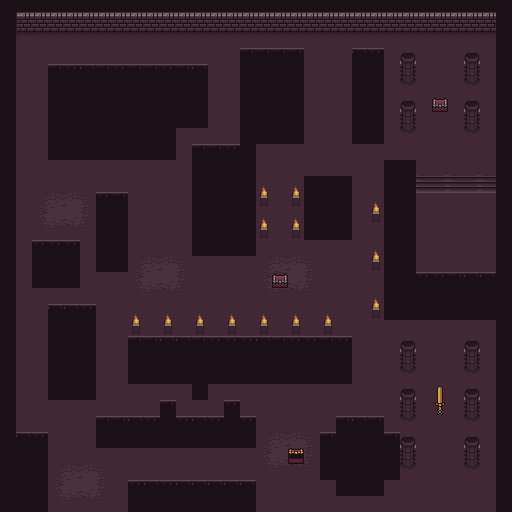

Rendered tile map (Tiled .tmx) drawn with the repository's tilesets; below, a short description and the map source with its tile grids summarised:
An orthogonal 32x32 tile map with 16x16 px tiles, 4 tile layers (Tile Layer 1, decor, Walls, obj tiles) and 57 objects (20x void, 13x wall, 9x goblin, 7x torch 1, 3x goblin2, ...).

<map version="1.4" tiledversion="1.4.1" orientation="orthogonal" renderorder="right-down" width="32" height="32" tilewidth="16" tileheight="16" infinite="0" nextlayerid="9" nextobjectid="86">
 <properties>
  <property name="convert" type="bool" value="true" />
  <property name="gameId" value="dungeonTest" />
 </properties>
 <tileset firstgid="1" source="dungeon basics.tsx" />
 <layer id="1" name="Tile Layer 1" width="32" height="32">
  <data>[1024 cells, 1024 non-empty, 18 distinct tile ids]</data>
 </layer>
 <layer id="5" name="decor" width="32" height="32">
  <data>[1024 cells, 106 non-empty, 6 distinct tile ids]</data>
 </layer>
 <layer id="4" name="Walls" width="32" height="32">
  <data>[1024 cells, 119 non-empty, 8 distinct tile ids]</data>
 </layer>
 <objectgroup id="7" name="obstacles">
  <object id="3" name="void" x="48" y="64" width="128" height="96" />
  <object id="4" name="void" x="176" y="64" width="32" height="64" />
  <object id="6" name="void" x="240" y="48" width="64" height="96" />
  <object id="7" name="void" x="192" y="144" width="64" height="112" />
  <object id="8" name="void" x="352" y="48" width="32" height="96" />
  <object id="9" name="void" x="304" y="176" width="48" height="64" />
  <object id="10" name="void" x="384" y="160" width="32" height="160" />
  <object id="11" name="void" x="416" y="272" width="80" height="48" />
  <object id="12" name="void" x="128" y="333" width="224" height="48" />
  <object id="13" name="void" x="32" y="240" width="48" height="48" />
  <object id="14" name="void" x="96" y="192" width="32" height="80" />
  <object id="15" name="void" x="48" y="304" width="48" height="96" />
  <object id="16" name="void" x="96" y="416" width="160" height="32" />
  <object id="17" name="void" x="128" y="480" width="128" height="32" />
  <object id="18" name="void" x="320" y="432" width="80" height="48" />
  <object id="19" name="void" x="336" y="416" width="48" height="80" />
  <object id="20" name="void" x="0" y="432" width="48" height="80" />
  <object id="21" name="void" x="0" y="0" width="16" height="432" />
  <object id="22" name="void" x="16" y="0" width="496" height="12" />
  <object id="23" name="void" x="496" y="12" width="16" height="500" />
  <object id="25" name="wall" x="400" y="52" width="16" height="32" />
  <object id="27" name="wall" x="464" y="52" width="16" height="32" />
  <object id="28" name="wall" x="400" y="100" width="16" height="32" />
  <object id="29" name="wall" x="464" y="100" width="16" height="32" />
  <object id="30" name="wall" x="400" y="340" width="16" height="32" />
  <object id="31" name="wall" x="464" y="340" width="16" height="32" />
  <object id="32" name="wall" x="400" y="388" width="16" height="32" />
  <object id="33" name="wall" x="464" y="388" width="16" height="32" />
  <object id="34" name="wall" x="464" y="436" width="16" height="32" />
  <object id="35" name="wall" x="400" y="436" width="16" height="32" />
  <object id="37" name="wall" x="16" y="12" width="480" height="20" />
  <object id="39" name="player" x="32" y="48" width="16" height="16" />
  <object id="41" x="144" y="296">
   <point />
  </object>
  <object id="45" name="torch 1" x="131.75" y="313.875" width="8.5" height="20.125" />
  <object id="46" name="torch 1" x="163.688" y="314" width="8.5" height="20.125" />
  <object id="47" name="torch 1" x="195.688" y="313.938" width="8.5" height="20.125" />
  <object id="48" name="torch 1" x="227.75" y="314.063" width="8.5" height="20.125" />
  <object id="49" name="torch 1" x="260" y="313.813" width="8.5" height="20.125" />
  <object id="50" name="torch 1" x="291.625" y="313.938" width="8.5" height="20.125" />
  <object id="51" name="torch 1" x="323.625" y="313.938" width="8.5" height="20.125" />
  <object id="52" name="wall" x="0" y="512" width="412" height="12" />
  <object id="53" name="wall" x="412" y="512" width="100" height="12" />
  <object id="59" name="goblin" x="156" y="272" width="16" height="16" />
  <object id="64" name="goblin" x="32" y="128" width="16" height="16">
   <properties>
    <property name="dialogue" value="watcha doin there" />
   </properties>
  </object>
  <object id="68" name="goblin2" x="272" y="400" width="16" height="16" />
  <object id="70" name="goblin2" x="144" y="176" width="16" height="16" />
  <object id="72" name="goblin2" x="96" y="384" width="16" height="16" />
  <object id="73" name="goblin" x="176" y="32" width="16" height="16">
   <properties>
    <property name="dialogue" value="Who enters the dungeon? Ha ha, a pizza ass!" />
   </properties>
  </object>
  <object id="74" name="goblin" x="432" y="144" width="16" height="16">
   <properties>
    <property name="dialogue" value="watcha doin there" />
   </properties>
  </object>
  <object id="75" name="goblin" x="448" y="240" width="16" height="16">
   <properties>
    <property name="dialogue" value="watcha doin there" />
   </properties>
  </object>
  <object id="76" name="goblin" x="432" y="476" width="16" height="16">
   <properties>
    <property name="dialogue" value="watcha doin there" />
   </properties>
  </object>
  <object id="77" name="goblin" x="428" y="352" width="16" height="16">
   <properties>
    <property name="dialogue" value="watcha doin there" />
   </properties>
  </object>
  <object id="78" name="goblin" x="268" y="252" width="16" height="16">
   <properties>
    <property name="dialogue" value="watcha doin there" />
   </properties>
  </object>
  <object id="80" name="goblin" x="16" y="288" width="16" height="16">
   <properties>
    <property name="dialogue" value="watcha doin there" />
   </properties>
  </object>
  <object id="81" name="door" x="48" y="504" width="80" height="8">
   <properties>
    <property name="destName" value="farm1" />
    <property name="outDir" value="u" />
    <property name="selfName" value="dungeon1" />
   </properties>
  </object>
  <object id="84" name="trigger" x="432" y="96" width="16" height="16">
   <properties>
    <property name="functionType" value="soundEdit" />
    <property name="value" type="float" value="0.05" />
   </properties>
  </object>
  <object id="85" name="trigger" x="272" y="272" width="16" height="16">
   <properties>
    <property name="functionType" value="cutScene" />
    <property name="value" value="[27, 25, 5]" />
   </properties>
  </object>
 </objectgroup>
 <layer id="6" name="obj tiles" width="32" height="32">
  <data>[1024 cells, 80 non-empty, 19 distinct tile ids]</data>
 </layer>
</map>
